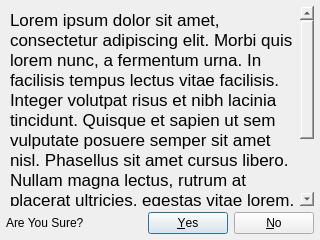
<?xml version="1.0" encoding="UTF-8"?>
<ui version="4.0">
 <class>AreYouSureDialog</class>
 <widget class="QDialog" name="AreYouSureDialog">
  <property name="geometry">
   <rect>
    <x>0</x>
    <y>0</y>
    <width>320</width>
    <height>240</height>
   </rect>
  </property>
  <property name="windowTitle">
   <string>Are You Sure?</string>
  </property>
  <layout class="QVBoxLayout" name="verticalLayout" stretch="0,0">
   <property name="margin">
    <number>6</number>
   </property>
   <item>
    <widget class="QTextBrowser" name="descr">
     <property name="styleSheet">
      <string notr="true">background-color: rgba(255, 255, 255, 0);</string>
     </property>
     <property name="frameShape">
      <enum>QFrame::NoFrame</enum>
     </property>
     <property name="html">
      <string>&lt;!DOCTYPE HTML PUBLIC &quot;-//W3C//DTD HTML 4.0//EN&quot; &quot;http://www.w3.org/TR/REC-html40/strict.dtd&quot;&gt;
&lt;html&gt;&lt;head&gt;&lt;meta name=&quot;qrichtext&quot; content=&quot;1&quot; /&gt;&lt;style type=&quot;text/css&quot;&gt;
p, li { white-space: pre-wrap; }
&lt;/style&gt;&lt;/head&gt;&lt;body style=&quot; font-family:'Lucida Grande'; font-size:13pt; font-weight:400; font-style:normal;&quot;&gt;
&lt;p style=&quot; margin-top:0px; margin-bottom:0px; margin-left:0px; margin-right:0px; -qt-block-indent:0; text-indent:0px;&quot;&gt;&lt;span style=&quot; font-family:'Arial,Helvetica,sans'; color:#000000;&quot;&gt;Lorem ipsum dolor sit amet, consectetur adipiscing elit. Morbi quis lorem nunc, a fermentum urna. In facilisis tempus lectus vitae facilisis. Integer volutpat risus et nibh lacinia tincidunt. Quisque et sapien ut sem vulputate posuere semper sit amet nisl. Phasellus sit amet cursus libero. Nullam magna lectus, rutrum at placerat ultricies, egestas vitae lorem. Maecenas porttitor nisi quis nunc laoreet placerat. Proin dui purus, ultrices nec aliquam a, rhoncus at risus.&lt;/span&gt;&lt;/p&gt;&lt;/body&gt;&lt;/html&gt;</string>
     </property>
    </widget>
   </item>
   <item>
    <layout class="QHBoxLayout" name="horizontalLayout">
     <item>
      <widget class="QLabel" name="label">
       <property name="text">
        <string>Are You Sure?</string>
       </property>
      </widget>
     </item>
     <item>
      <widget class="QDialogButtonBox" name="buttonBox">
       <property name="orientation">
        <enum>Qt::Horizontal</enum>
       </property>
       <property name="standardButtons">
        <set>QDialogButtonBox::No|QDialogButtonBox::Yes</set>
       </property>
      </widget>
     </item>
    </layout>
   </item>
  </layout>
 </widget>
 <resources/>
 <connections>
  <connection>
   <sender>buttonBox</sender>
   <signal>accepted()</signal>
   <receiver>AreYouSureDialog</receiver>
   <slot>accept()</slot>
   <hints>
    <hint type="sourcelabel">
     <x>248</x>
     <y>254</y>
    </hint>
    <hint type="destinationlabel">
     <x>157</x>
     <y>274</y>
    </hint>
   </hints>
  </connection>
  <connection>
   <sender>buttonBox</sender>
   <signal>rejected()</signal>
   <receiver>AreYouSureDialog</receiver>
   <slot>reject()</slot>
   <hints>
    <hint type="sourcelabel">
     <x>316</x>
     <y>260</y>
    </hint>
    <hint type="destinationlabel">
     <x>286</x>
     <y>274</y>
    </hint>
   </hints>
  </connection>
 </connections>
</ui>
